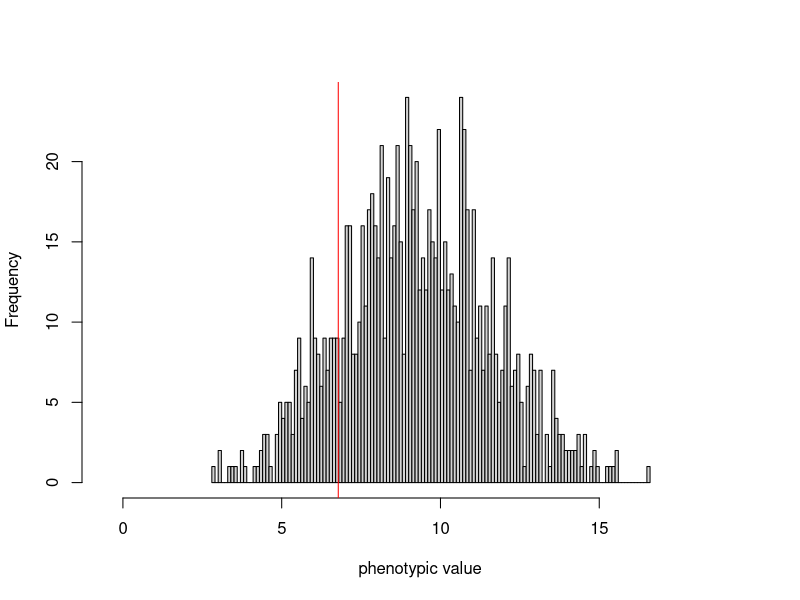
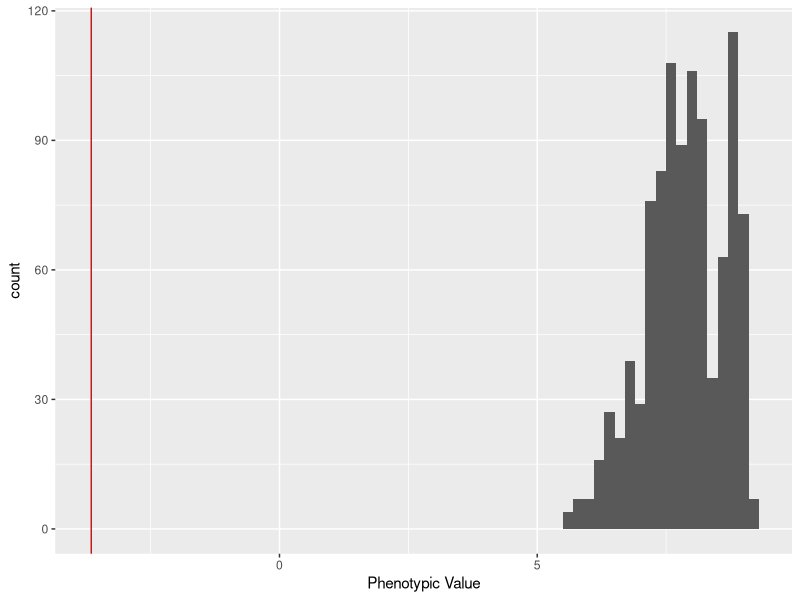
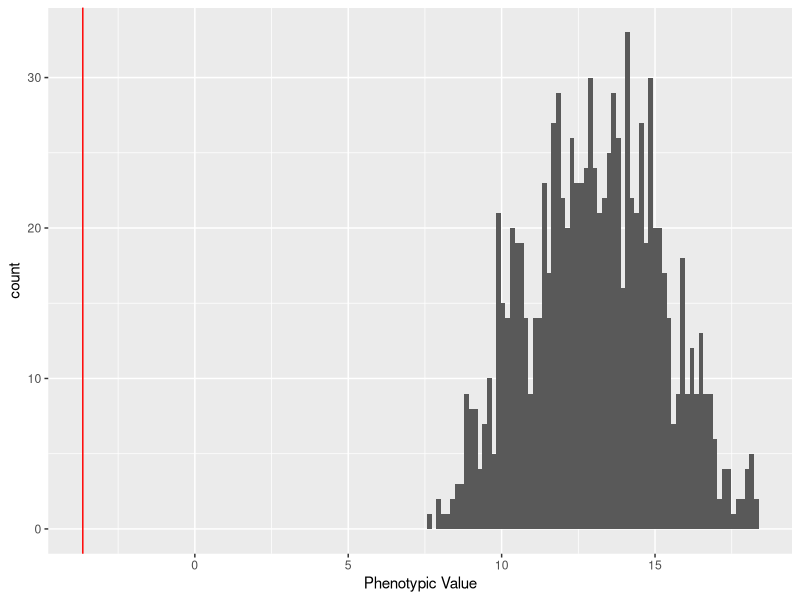
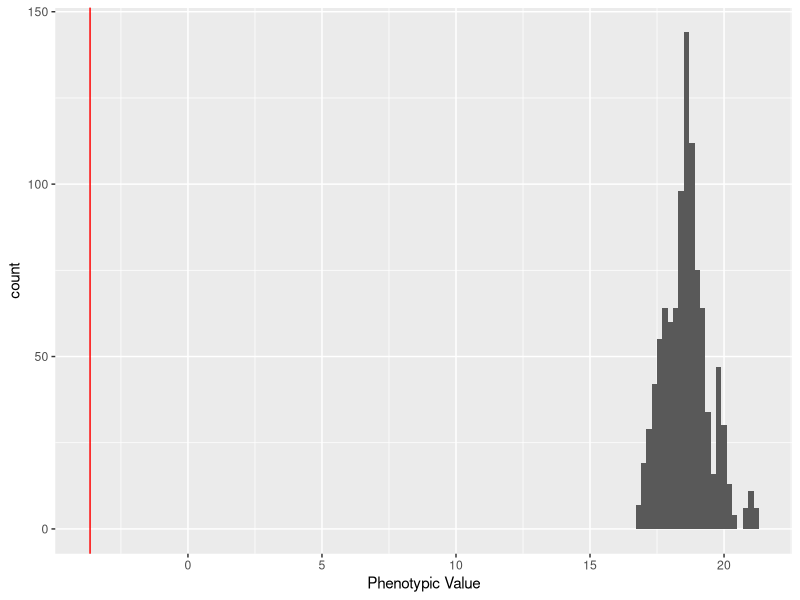
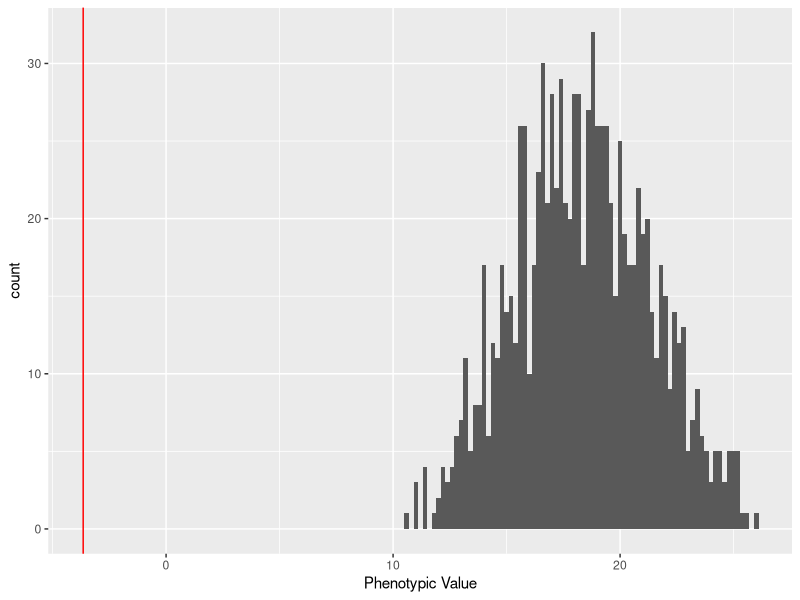
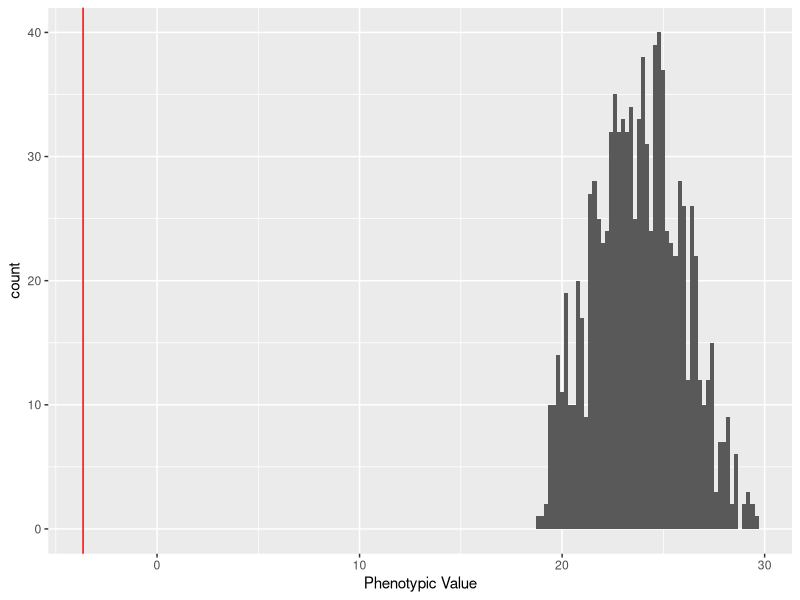
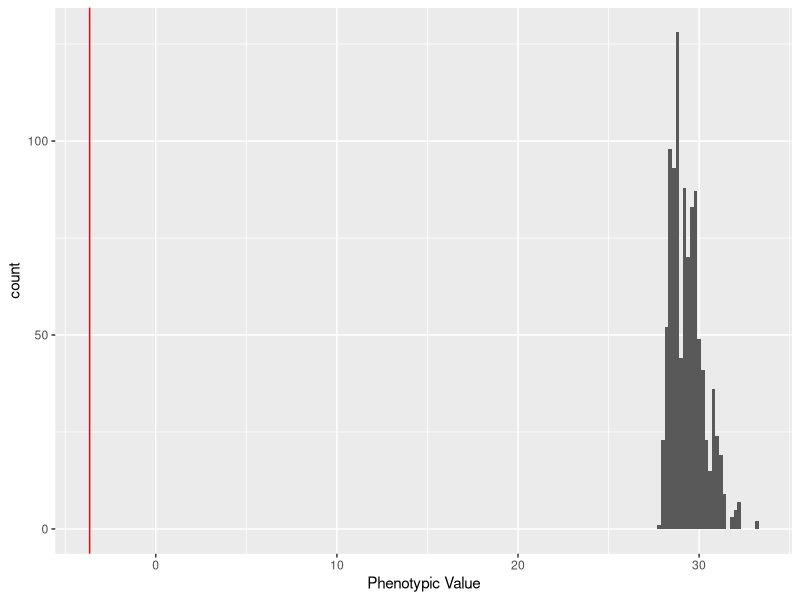

These charts were generated, in order, by the following R code:
## ---- chunk 1
set.seed(83942)
library(ggplot2)
library(dplyr)
library(stringr)
## ---- chunk 2
numloci<-10 #number of loci, feeblemindedness is a complex trait
eff<-rnorm(numloci,0,1) #effect size
numind<-1000 #number of individuals to sample
high<-2*sum(replace(eff,eff<0,0))
low<-2*sum(replace(eff,eff>0,0))
genomat <- matrix(NA, nrow = numind, ncol = numloci + 1)
pheno_df <- data.frame(phenos = rep(NA, numind))
for(i in 1:numind){
   geno<-replicate(numloci,sum(sample(c(0,1),2,replace=T)))
   genomat[i, 1:10]<-geno
   genomat[i,11] <- geno %*% eff
   pheno_df$phenos[i] <- geno %*% eff
}
 
hist(pheno_df$phenos,breaks = 100, main = '',xlab='phenotypic value',xlim=c(low-0.5,high+0.5))
abline(v=(-3.651707), col='red')
abline(v=(6.781549), col='red')
 
sd <- sd(pheno_df$phenos)
sd
 
mean <- mean(pheno_df$phenos)
mean
 
genomat2 <- as.data.frame(genomat)
 
feeble <- genomat2 %>% #gives number of feeble minded individuals and phenotype
  filter(genomat2[,11] < (mean - 2*sd))

high_function <- genomat2 %>% #gives number of high functioning individuals and phenotype
  filter(genomat2[,11] > (mean + 2*sd))

normal <- genomat2 %>% #gives number of normal individuals and phenotype
  filter(genomat2[,11] < (mean + 2*sd), genomat2[,11] > (mean - 2*sd))
## ---- chunk 3
outcomes = c(0,1)
geno1 <- feeble[sample(nrow(feeble), numind,replace = TRUE),]
geno1<- as.data.frame(geno1)
geno1[geno1 == 0] <- 0
geno1[geno1 == 1] <- sample(c(0,1), 1, prob = c(.5,.5), replace = TRUE)
geno1[geno1 == 2] <- 1


geno2 <- feeble[sample(nrow(feeble), numind,replace = TRUE), ]
geno2 <- as.data.frame(geno2)
geno2[geno == 0] <- 0
geno2[geno1 == 2] <- sample(c(0,1), 1, prob = c(.5,.5), replace = TRUE)
geno2[geno1 == 2] <- 1

geno3 <- normal[sample(nrow(normal), numind,replace = TRUE),]
geno3 <- as.data.frame(geno3)
geno3[geno3 == 0] <- 0
geno3[geno3 == 1] <- sample(c(0,1), 1, prob = c(.5,.5), replace = TRUE)
geno3[geno3 == 2] <- 1

geno4 <- normal[sample(nrow(normal), numind,replace = TRUE), ]
geno4 <- as.data.frame(geno4)
geno4[geno4 == 0] <- 0
geno4[geno4 == 1] <- sample(c(0,1), 1, prob = c(.5,.5), replace = TRUE)
geno4[geno4 == 2] <- 1

geno5 <- high_function[sample(nrow(high_function), numind,replace = TRUE),]
geno5 <- as.data.frame(geno5)
geno5[geno5 == 0] <- 0
geno5[geno5 == 1] <- sample(c(0,1), 1, prob = c(.5,.5), replace = TRUE)
geno5[geno5 == 2] <- 1

geno6 <- high_function[sample(nrow(high_function), numind,replace = TRUE), ]
geno6 <- as.data.frame(geno6)
geno6[geno6 == 0] <- 0
geno6[geno6 == 1] <- sample(c(0,1), 1, prob = c(.5,.5), replace = TRUE)
geno6[geno6 == 2] <- 1

## ---- chunk 4
pheno_feeble_feeble <- data.frame(phenos = rep(NA, numind))
pheno_feeble_normal <- data.frame(phenos = rep(NA, numind))
pheno_feeble_high <- data.frame(phenos = rep(NA, numind))
pheno_normal_normal <- data.frame(phenos = rep(NA, numind))
pheno_normal_high <- data.frame(phenos = rep(NA, numind))
pheno_high_high <- data.frame(phenos = rep(NA, numind))
## ---- chunk 5
genokid_feeble_feeble <- matrix(rep(NA, numind*11), nrow = numind, ncol = numind + 1)
genokid_feeble_normal <- matrix(rep(NA, numind*11), nrow = numind, ncol = numind + 1)
genokid_feeble_high <- matrix(rep(NA, numind*11), nrow = numind, ncol = numind + 1)
genokid_normal_normal <- matrix(rep(NA, numind*11), nrow = numind, ncol = numind + 1)
genokid_normal_high <- matrix(rep(NA, numind*11), nrow = numind, ncol =  numind + 1)
genokid_high_high <- matrix(rep(NA, numind*11), nrow = numind, ncol = numind + 1)
## ---- chunk 6
genokid_feeble_feeble <- geno1 + geno2
pheno_feeble_feeble$phenos <- genokid_feeble_feeble[,11]
#pheno_feeble_feeble

genokid_feeble_normal <- geno1 + geno3
pheno_feeble_normal$phenos <- genokid_feeble_normal[,11]
#pheno_feeble_normal

genokid_feeble_high <- geno1 + geno5
pheno_feeble_high$phenos <- genokid_feeble_high[,11]
#pheno_feeble_high

genokid_normal_normal <- geno3 + geno4
pheno_normal_normal$phenos <- genokid_normal_normal[,11]
#pheno_normal_normal 

genokid_normal_high <- geno3 + geno5
pheno_normal_high$phenos <- genokid_normal_high[,11]
#pheno_normal_high 

genokid_high_high <- geno5 + geno6
pheno_high_high$phenos <- genokid_high_high[,11]
#pheno_high_high
## ---- chunk 7
ggplot(data = pheno_feeble_feeble, aes(x = pheno_feeble_feeble$phenos)) +
  geom_histogram(binwidth =.2) +
  geom_vline(xintercept = -3.651707, color = "red") +
  xlab("Phenotypic Value")

below_sd_ff <- c()
for (i in pheno_feeble_feeble$phenos){
  if (i <= (mean-2*sd))
    below_sd_ff <- c(below_sd_ff, i)
}
prop_ff <- length(below_sd_ff) / numind
prop_ff
## ---- chunk 8
ggplot(data = pheno_feeble_normal, aes(x = pheno_feeble_normal$phenos)) +
  geom_histogram(binwidth =.15) +
  geom_vline(xintercept = -3.651707, color = "red") +
  xlab("Phenotypic Value")

below_sd_fn <- c()
for (i in pheno_feeble_normal$phenos){
  if (i <= (-3.651707))
    below_sd_fn <- c(below_sd_fn, i)
}
prop_fn <- length(below_sd_fn) / numind
prop_fn
## ---- chunk 9
ggplot(data = pheno_feeble_high, aes(x = pheno_feeble_high$phenos)) +
  geom_histogram(binwidth =.2) +
  geom_vline(xintercept = -3.651707, color = "red") +
  xlab("Phenotypic Value")

below_sd_fh <- c()
for (i in pheno_feeble_high$phenos){
  if (i <= (-3.651707))
    below_sd_fh <- c(below_sd_fh, i)
}
prop_fh <- length(below_sd_fh) / numind
prop_fh
## ---- chunk 10
ggplot(data = pheno_normal_normal, aes(x = pheno_normal_normal$phenos)) +
  geom_histogram(binwidth =.2) +
  geom_vline(xintercept = -3.651707, color = "red") +
  xlab("Phenotypic Value")

below_sd_nn <- c()
for (i in pheno_normal_normal$phenos){
  if (i <= (-3.651707))
    below_sd_nn <- c(below_sd_nn, i)
}
prop_nn <- length(below_sd_nn) / numind
prop_nn
## ---- chunk 11
ggplot(data = pheno_normal_high, aes(x = pheno_normal_high$phenos)) +
  geom_histogram(binwidth =.2) +
  geom_vline(xintercept = -3.651707, color = "red") +
  xlab("Phenotypic Value")

below_sd_nh <- c()
for (i in pheno_normal_high$phenos){
  if (i <= (-3.651707))
    below_sd_nh <- c(below_sd_nh, i)
}
prop_nh <- length(below_sd_nh) / numind
prop_nh
## ---- chunk 12
ggplot(data = pheno_high_high, aes(x = pheno_high_high$phenos)) +
  geom_histogram(binwidth =.2) +
  geom_vline(xintercept = -3.651707, color = "red") +
  xlab("Phenotypic Value")

below_sd_hh <- c()
for (i in pheno_high_high$phenos){
  if (i <= (-3.651707))
    below_sd_hh <- c(below_sd_hh, i)
}
prop_hh <- length(below_sd_hh) / numind
prop_hh
## ---- chunk 13
#probability of child being feebleminded given that one parent is feebleminded

probability_kid1 <- prop_fh + prop_fn
probability_kid1
## ---- chunk 14
#probability of child being feebleminded given that both parents are feebleminded

probability_kid2 <- prop_ff
probability_kid2

#not actually one, but very close because we have been using discrete values
## ---- chunk 15
#probability of one parent being feebleminded given that their child is feebleminded

probability_parent <- (prop_fh + prop_fn) / (prop_ff + prop_hh + prop_nh + prop_nn + prop_fh + prop_fn)
probability_parent
